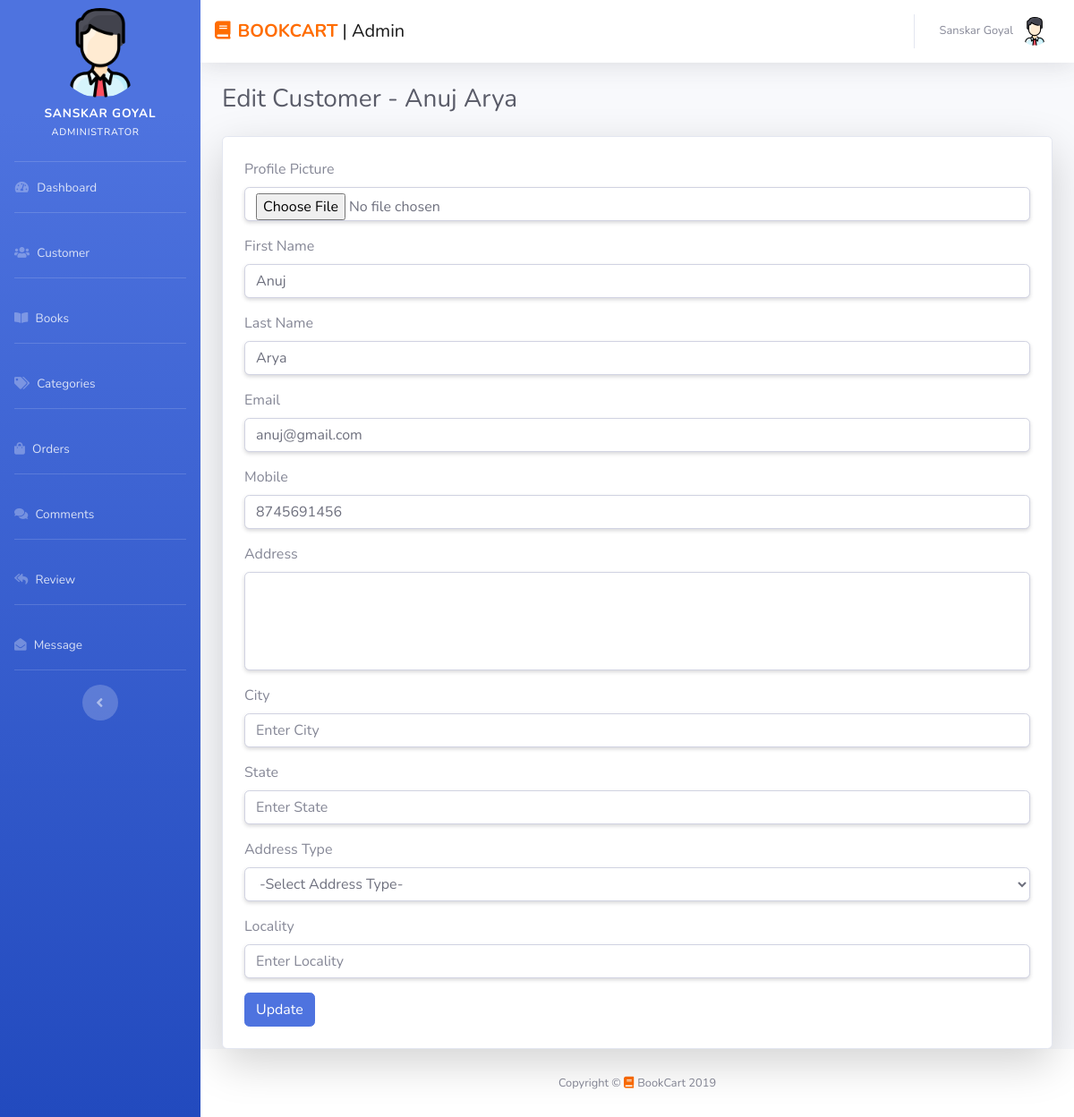
The app's page /admin/edit-customer.php?custid=C075-299-370 (signed in) with its own data.
### tables this page shows
CREATE TABLE `user_table` (
  `user_id` varchar(255) NOT NULL,
  `fname` varchar(255) DEFAULT NULL,
  `lname` varchar(255) NOT NULL,
  `email` varchar(255) DEFAULT NULL,
  `password` varchar(255) DEFAULT NULL,
  `phone` varchar(255) DEFAULT NULL,
  `address` varchar(255) DEFAULT NULL,
  `city` varchar(255) DEFAULT NULL,
  `state` varchar(255) DEFAULT NULL,
  `addtype` varchar(255) DEFAULT NULL,
  `locality` varchar(255) DEFAULT NULL,
  `status` varchar(255) DEFAULT NULL,
  `role` varchar(255) DEFAULT NULL,
  `avatar` varchar(255) DEFAULT NULL
);

### admin/edit-customer.php (the view, shortened to what this page needs)
<?php
include('../connection/config.php');
?>
<?php
if(isset($_GET['custid'])){
	$customer_id = mysqli_real_escape_string($conn, $_GET['custid']);
	$sql = "SELECT * FROM user_table WHERE user_id = '$customer_id'";
	$result = mysqli_query($conn, $sql);
	if(mysqli_num_rows($result)>0){
		while($row = mysqli_fetch_array($result)){
      $avatar = $row['avatar'];
			$fname = $row['fname'];
			$lname = $row['lname'];
			$email = $row['email'];
			$phone = $row['phone'];
			$address = $row['address'];
      $city = $row['city'];
      $state = $row['state'];
      $locality = $row['locality'];
		}
	}
	else{
		echo '<script>location.href="customer.php"</script>';
	}
}else{
	echo '<script>location.href="customer.php"</script>';
}
?>
<?php require 'winclude/head.php'; ?>
<?php require 'winclude/sidebar.php'; ?>
<?php require 'winclude/navbar.php'; ?>
<div class="container-fluid">
  <div class="d-sm-flex align-items-center justify-content-between mb-4">
    <h1 class="h3 mb-0 text-gray-800">Edit Customer - <?php echo $fname ?> <?php echo $lname ?></h1>
  </div>
  <div class="row">
    <div class="col-md-12">
      <div class="card card-white shadow-lg">
        <div class="row">
          <div class="col-md-12">
            <form action="pages/update_customer.php" method="POST" class="p-4" enctype="multipart/form-data">
               <div class="form-group">
            <label>Profile Picture</label>
            <input type="file" name="profile" class="form-control shadow-sm" autocomplete="off" required placeholder="Profile Picture" value="<?php echo $avatar ?> ">
          </div>
          <div class="form-group">
            <label>First Name</label>
            <input type="text" name="fname" class="form-control shadow-sm" autocomplete="off" required placeholder="Enter First Name" value="<?php echo $fname ?> ">
          </div>
          <div class="form-group">
            <label>Last Name</label>
            <input type="text" name="lname" class="form-control shadow-sm" autocomplete="off" required placeholder="Enter Last Name" value="<?php echo $lname ?> ">
          </div>
          <div class="form-group">
            <label>Email</label>
            <input type="email" name="email" class="form-control shadow-sm" autocomplete="off" required placeholder="Enter Email" value="<?php echo $email ?> ">
          </div>
          <div class="form-group">
            <label>Mobile</label>
            <input type="text" name="mobile" class="form-control shadow-sm" autocomplete="off" required placeholder="Enter Mobile" value="<?php echo $phone ?> ">
          </div>
          <div class="form-group">
            <label>Address</label>
            <textarea class="form-control shadow-sm" autocomplete="off" required name="address" style="resize: none" rows="4" placeholder="Enter Your Address"> <?php echo $address ?></textarea>
          </div>
          <div class="form-group">
            <label>City</label>
            <input type="text" name="city" class="form-control shadow-sm" autocomplete="off" required placeholder="Enter City" value="<?php echo $city ?>">
          </div>
          <div class="form-group">
            <label>State</label>
            <input type="text" name="state" class="form-control shadow-sm" autocomplete="off" required placeholder="Enter State" value="<?php echo $state ?>">
          </div>
          <div class="form-group">
            <label>Address Type</label>
            <select class="form-control shadow-sm" required name="addtype">
              <option value="" selected disabled>-Select Address Type-</option>
            </select>
          </div><div class="form-group">
            <label>Locality</label>
            <input type="text" name="locality" class="form-control shadow-sm" autocomplete="off" required placeholder="Enter Locality" value="<?php echo $locality ?>">
          </div>
          <button type="submit" name="submit" class="btn btn-primary text-white">Update</button>
        </form>
          </div>
        </div>
      </div>
    </div>
  </div>
</div>
<?php require 'winclude/footer.php' ?>

### records on screen
user_table: fname "Anuj", lname "Arya", email "anuj@gmail.com", mobile "8745691456"

### other values on screen
$myfname "SANSKAR"
$mylname "GOYAL"
$myfname "Sanskar"
$mylname "Goyal"
